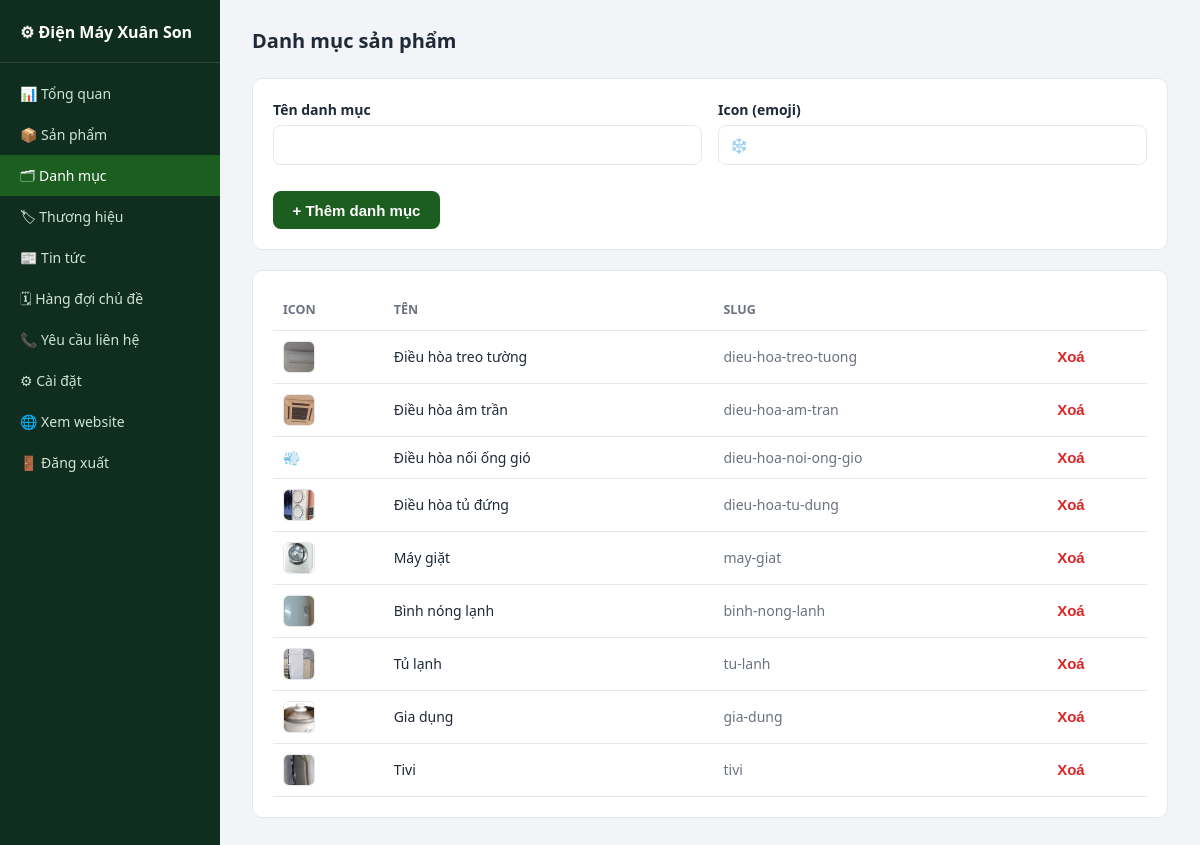
Page /admin/danh-muc (signed in) on the earlier database version.
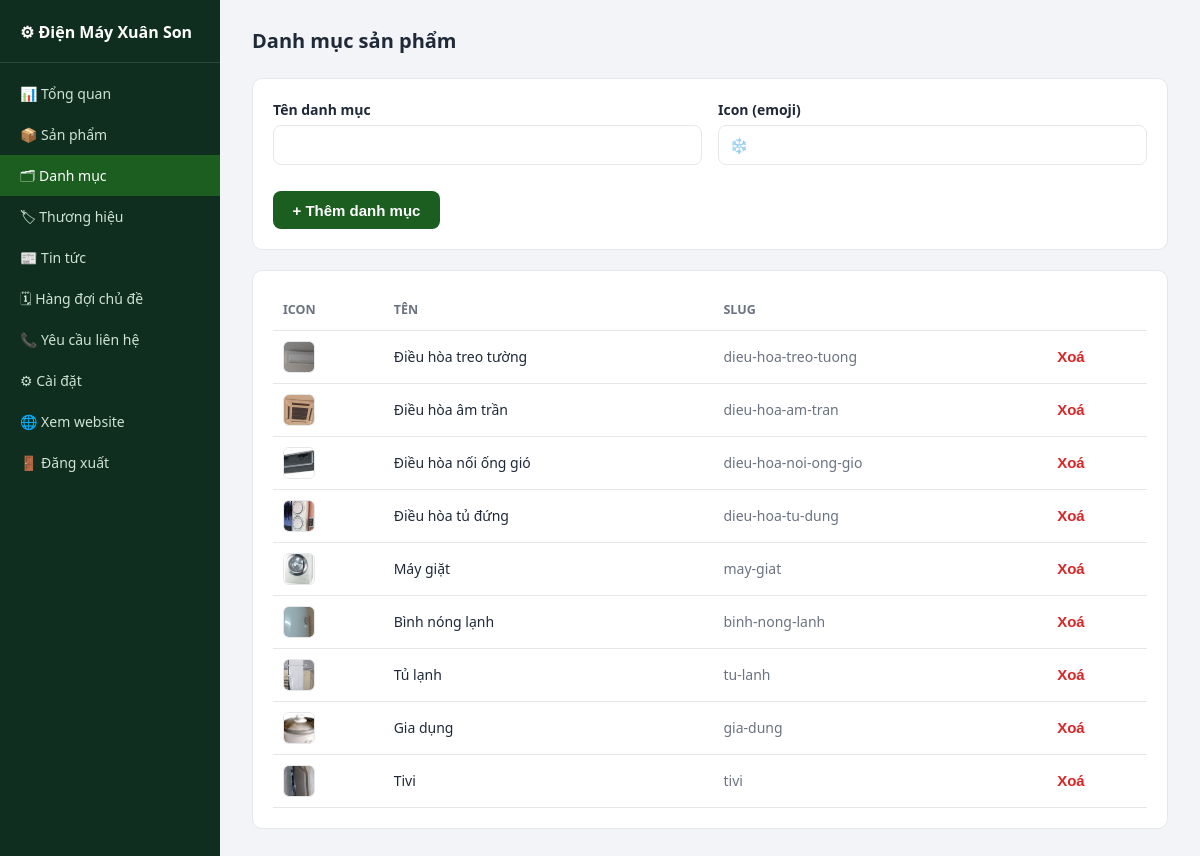
Same page on the later database version.
### tables this page shows
CREATE TABLE categories (
    id INTEGER PRIMARY KEY AUTOINCREMENT,
    name TEXT NOT NULL,
    slug TEXT NOT NULL UNIQUE,
    icon TEXT DEFAULT '',
    sort_order INTEGER DEFAULT 0
);

### app.py (the view, shortened to what this page needs)
@app.route("/admin/danh-muc", methods=["GET", "POST"])
@login_required
def admin_categories():
    return render_template("admin/categories.html", categories=db.list_categories())

### app.py (called while the page is built)
@app.before_request
def load_common():
    g.settings = db.load_settings()
    g.nav_categories = db.list_categories()

@app.context_processor
def inject_globals():
    return {"settings": g.settings, "nav_categories": g.nav_categories}

def login_required(view):
    from functools import wraps
    @wraps(view)
    def wrapped(*args, **kwargs):
        if not session.get("admin"):
            return redirect(url_for("admin_login", next=request.path))
        return view(*args, **kwargs)
    return wrapped

### db.py (called while the page is built)
@contextmanager
def get_conn():
    conn = sqlite3.connect(DB_PATH)
    conn.row_factory = sqlite3.Row
    conn.execute("PRAGMA foreign_keys = ON")
    try:
        yield conn
        conn.commit()
    finally:
        conn.close()

def load_settings() -> dict:
    try:
        with open(SETTINGS_PATH, encoding="utf-8") as f:
            data = json.load(f)
        merged = dict(DEFAULT_SETTINGS)
        merged.update(data)
        return merged
    except (OSError, json.JSONDecodeError):
        return dict(DEFAULT_SETTINGS)

### templates/admin/categories.html (shortened to what this page needs)
{% extends "admin/base.html" %}
{% block heading %}Danh mục sản phẩm{% endblock %}
{% block content %}
<div class="admin-card">
  <form method="post" class="form-row">
    <label>Tên danh mục<input type="text" name="name" required></label>
    <label>Icon (emoji)<input type="text" name="icon" placeholder="❄️"></label>
    <div style="align-self:end"><button type="submit" class="btn btn-primary">+ Thêm danh mục</button></div>
  </form>
</div>
<div class="admin-card">
  <table class="admin-table">
    <thead><tr><th>Icon</th><th>Tên</th><th>Slug</th><th></th></tr></thead>
    <tbody>
      {% for c in categories %}
      <tr>
        <td>
          {% if c.icon and '/' in c.icon %}
            <img src="{{ url_for('static', filename=c.icon) }}" alt="{{ c.name }}" style="width:32px;height:32px;object-fit:cover;border-radius:6px;border:1px solid var(--border)">
          {% else %}
            {{ c.icon }}
          {% endif %}
        </td>
        <td>{{ c.name }}</td>
        <td class="muted">{{ c.slug }}</td>
        <td>
          <form class="inline-form" method="post" action="{{ url_for('admin_category_delete', cat_id=c.id) }}"
                onsubmit="return confirm('Xoá danh mục này? Sản phẩm thuộc danh mục có thể bị lỗi hiển thị.');">
            <button type="submit" class="btn" style="padding:0;background:none;color:var(--danger);font-weight:600">Xoá</button>
          </form>
        </td>
      </tr>
      {% else %}
      <tr><td colspan="4" class="muted">Chưa có danh mục nào.</td></tr>
      {% endfor %}
    </tbody>
  </table>
</div>
{% endblock %}

Differences in the rows shown:
changed categories "Điều hòa nối ống gió": icon: picture added; icon "💨" → (not shown)
